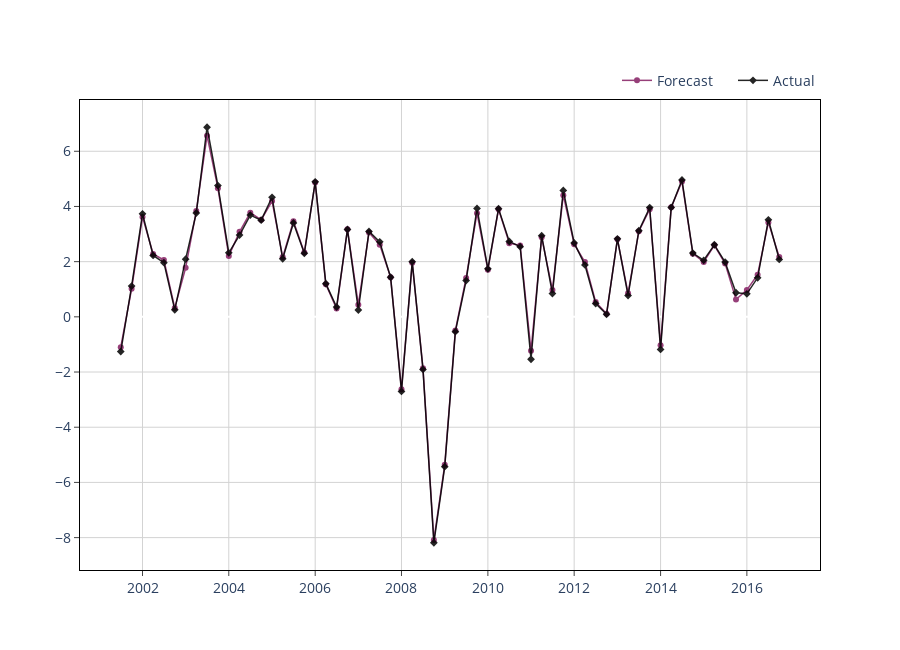

The notebook cell saved with this chart:
### Code cell
from sklearn.linear_model import Ridge
from lineartree import LinearTreeRegressor
from sklearn.model_selection import TimeSeriesSplit, GridSearchCV

# model = LinearTreeRegressor(base_estimator=LinearRegression())
# model.fit(X_train_scaled, y_train)

# Define hyperparameters to tune for the underlying DecisionTree in LinearTreeRegressor
param_grid = {
    'max_depth': [3, 5, 10, 15],  # Maximum depth of the individual trees
    'min_samples_split': [6, 10],  # Minimum samples required to split a node
    'min_samples_leaf': [1, 3, 5],  # Minimum samples required in a leaf node
    'min_impurity_decrease': [0.0, 0.01, 0.1],  # A node will be split if this decrease in impurity is observed
}

tscv = TimeSeriesSplit(n_splits=5)
lin_tree = LinearTreeRegressor(base_estimator=Ridge())
grid_search = GridSearchCV(estimator=lin_tree, param_grid=param_grid, cv=tscv, scoring='neg_mean_squared_error', n_jobs=-1)

grid_search.fit(X_train_scaled, y_train)

print("Best hyperparameters:", grid_search.best_params_)

model = grid_search.best_estimator_
model.fit(X_train_scaled, y_train)

train_preds = pd.DataFrame.from_dict({
    "date": X_train.index,
    "predictions": model.predict(X_train_scaled),
    "actuals": y_train[target_col_name].values
})

plot_prediction(dt=train_preds.date, y_pred=train_preds.predictions, y_actual=train_preds.actuals, mode="lines+markers", legend_position=(1, 1.075))

model.predict(X_test_scaled)[0]

### Figure 1 — Plotly figure (JSON) as saved in the notebook; plotly's stock layout.template omitted (floating-point values rounded to 4 significant figures)
{"data": [{"line": {"color": "#841E62", "width": 1.5}, "marker": {"size": 6}, "mode": "lines+markers", "name": "Forecast", "opacity": 0.85, "type": "scatter", "x": ["2001-07-01T00:00:00", "2001-10-01T00:00:00", "2002-01-01T00:00:00", "2002-04-01T00:00:00", "2002-07-01T00:00:00", "2002-10-01T00:00:00", "2003-01-01T00:00:00", "2003-04-01T00:00:00", "2003-07-01T00:00:00", "2003-10-01T00:00:00", "2004-01-01T00:00:00", "2004-04-01T00:00:00", "2004-07-01T00:00:00", "2004-10-01T00:00:00", "2005-01-01T00:00:00", "2005-04-01T00:00:00", "2005-07-01T00:00:00", "2005-10-01T00:00:00", "2006-01-01T00:00:00", "2006-04-01T00:00:00", "2006-07-01T00:00:00", "2006-10-01T00:00:00", "2007-01-01T00:00:00", "2007-04-01T00:00:00", "2007-07-01T00:00:00", "2007-10-01T00:00:00", "2008-01-01T00:00:00", "2008-04-01T00:00:00", "2008-07-01T00:00:00", "2008-10-01T00:00:00", "2009-01-01T00:00:00", "2009-04-01T00:00:00", "2009-07-01T00:00:00", "2009-10-01T00:00:00", "2010-01-01T00:00:00", "2010-04-01T00:00:00", "2010-07-01T00:00:00", "2010-10-01T00:00:00", "2011-01-01T00:00:00", "2011-04-01T00:00:00", "2011-07-01T00:00:00", "2011-10-01T00:00:00", "2012-01-01T00:00:00", "2012-04-01T00:00:00", "2012-07-01T00:00:00", "2012-10-01T00:00:00", "2013-01-01T00:00:00", "2013-04-01T00:00:00", "2013-07-01T00:00:00", "2013-10-01T00:00:00", "2014-01-01T00:00:00", "2014-04-01T00:00:00", "2014-07-01T00:00:00", "2014-10-01T00:00:00", "2015-01-01T00:00:00", "2015-04-01T00:00:00", "2015-07-01T00:00:00", "2015-10-01T00:00:00", "2016-01-01T00:00:00", "2016-04-01T00:00:00", "2016-07-01T00:00:00", "2016-10-01T00:00:00"], "y": [-1.1, 1.015, 3.621, 2.279, 2.058, 0.3234, 1.778, 3.831, 6.564, 4.663, 2.208, 3.081, 3.775, 3.514, 4.195, 2.165, 3.463, 2.329, 4.871, 1.177, 0.298, 3.172, 0.4411, 3.052, 2.617, 1.439, -2.622, 1.957, -1.867, -8.084, -5.362, -0.4921, 1.409, 3.756, 1.705, 3.899, 2.668, 2.587, -1.229, 2.881, 0.9745, 4.41, 2.63, 1.983, 0.5367, 0.1154, 2.81, 0.8527, 3.097, 3.899, -1.025, 3.968, 4.903, 2.289, 1.989, 2.592, 1.933, 0.6291, 0.9766, 1.529, 3.423, 2.169]}, {"line": {"color": "#000000", "width": 1.5}, "marker": {"size": 6, "symbol": "diamond"}, "mode": "lines+markers", "name": "Actual", "opacity": 0.85, "type": "scatter", "x": ["2001-07-01T00:00:00", "2001-10-01T00:00:00", "2002-01-01T00:00:00", "2002-04-01T00:00:00", "2002-07-01T00:00:00", "2002-10-01T00:00:00", "2003-01-01T00:00:00", "2003-04-01T00:00:00", "2003-07-01T00:00:00", "2003-10-01T00:00:00", "2004-01-01T00:00:00", "2004-04-01T00:00:00", "2004-07-01T00:00:00", "2004-10-01T00:00:00", "2005-01-01T00:00:00", "2005-04-01T00:00:00", "2005-07-01T00:00:00", "2005-10-01T00:00:00", "2006-01-01T00:00:00", "2006-04-01T00:00:00", "2006-07-01T00:00:00", "2006-10-01T00:00:00", "2007-01-01T00:00:00", "2007-04-01T00:00:00", "2007-07-01T00:00:00", "2007-10-01T00:00:00", "2008-01-01T00:00:00", "2008-04-01T00:00:00", "2008-07-01T00:00:00", "2008-10-01T00:00:00", "2009-01-01T00:00:00", "2009-04-01T00:00:00", "2009-07-01T00:00:00", "2009-10-01T00:00:00", "2010-01-01T00:00:00", "2010-04-01T00:00:00", "2010-07-01T00:00:00", "2010-10-01T00:00:00", "2011-01-01T00:00:00", "2011-04-01T00:00:00", "2011-07-01T00:00:00", "2011-10-01T00:00:00", "2012-01-01T00:00:00", "2012-04-01T00:00:00", "2012-07-01T00:00:00", "2012-10-01T00:00:00", "2013-01-01T00:00:00", "2013-04-01T00:00:00", "2013-07-01T00:00:00", "2013-10-01T00:00:00", "2014-01-01T00:00:00", "2014-04-01T00:00:00", "2014-07-01T00:00:00", "2014-10-01T00:00:00", "2015-01-01T00:00:00", "2015-04-01T00:00:00", "2015-07-01T00:00:00", "2015-10-01T00:00:00", "2016-01-01T00:00:00", "2016-04-01T00:00:00", "2016-07-01T00:00:00", "2016-10-01T00:00:00"], "y": [-1.259, 1.116, 3.735, 2.224, 1.963, 0.2534, 2.09, 3.763, 6.87, 4.758, 2.32, 2.963, 3.686, 3.504, 4.332, 2.104, 3.404, 2.303, 4.893, 1.202, 0.3569, 3.168, 0.2476, 3.097, 2.718, 1.435, -2.702, 2.0, -1.906, -8.186, -5.429, -0.5387, 1.313, 3.928, 1.741, 3.921, 2.729, 2.543, -1.536, 2.943, 0.8432, 4.582, 2.678, 1.881, 0.48, 0.09105, 2.827, 0.7691, 3.121, 3.96, -1.183, 3.964, 4.962, 2.311, 2.049, 2.612, 1.986, 0.8731, 0.8346, 1.414, 3.516, 2.08]}], "layout": {"autosize": false, "height": 650, "hovermode": "x", "legend": {"bgcolor": "rgba(0, 0, 0, 0)", "bordercolor": "rgba(0, 0, 0, 0)", "font": {"size": 14}, "indentation": 15, "orientation": "h", "x": 1, "xanchor": "right", "y": 1.075, "yanchor": "auto"}, "plot_bgcolor": "white", "title": {"text": ""}, "width": 900, "xaxis": {"gridcolor": "lightgrey", "linecolor": "black", "mirror": true, "showline": true, "tickfont": {"size": 14}, "ticks": "outside"}, "yaxis": {"gridcolor": "lightgrey", "linecolor": "black", "mirror": true, "showline": true, "tickfont": {"size": 14}, "ticks": "outside", "title": {"text": ""}}}}
